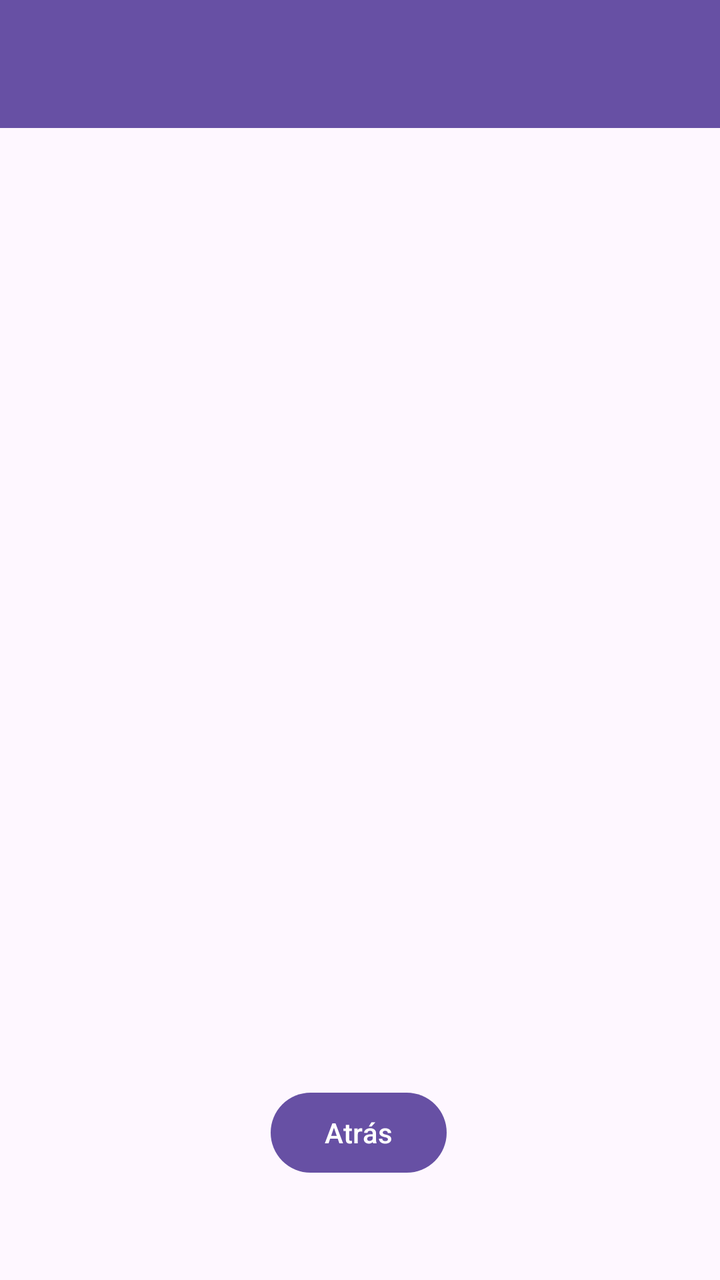
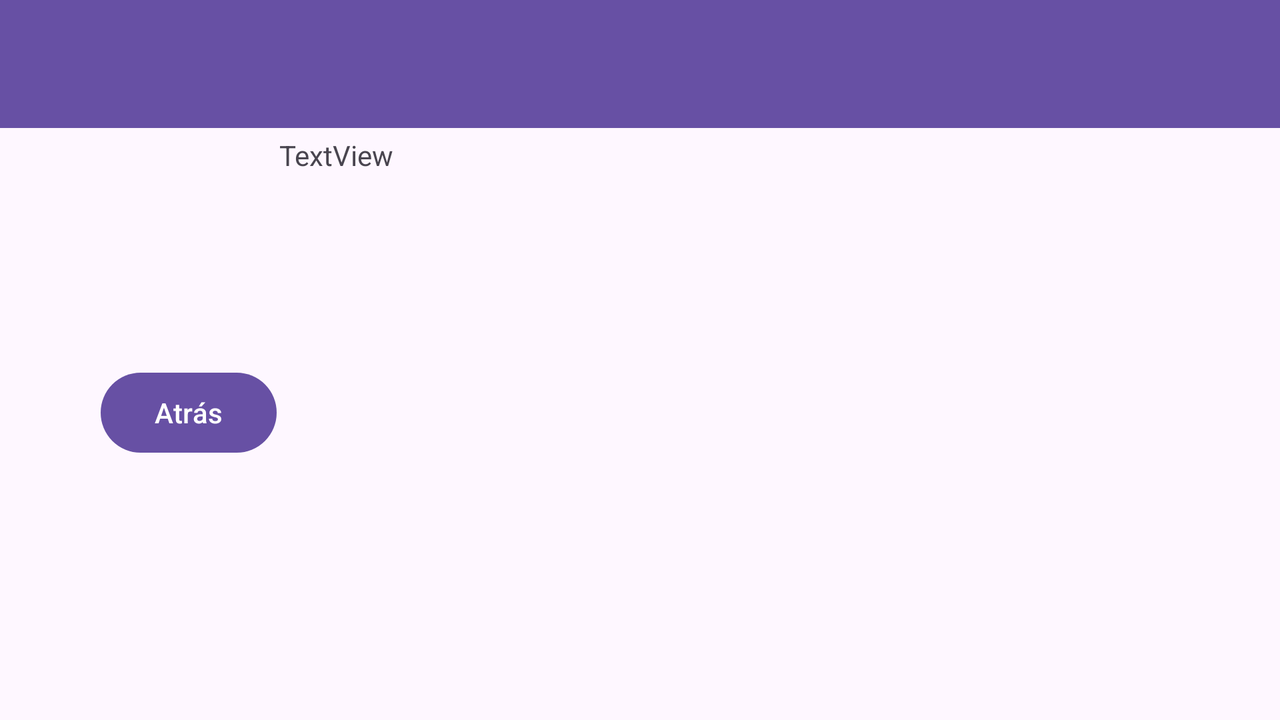

Two renders of one Android screen. The first uses the default layout on a phone; the second uses the alternative layout the repository ships for a different screen configuration, on a matching device. The two XML files are below.
<!-- AndroidManifest.xml: application theme Theme.Entrega1 -->
<!-- res/layout/activity_history.xml -->
<?xml version="1.0" encoding="utf-8"?>
<androidx.constraintlayout.widget.ConstraintLayout xmlns:android="http://schemas.android.com/apk/res/android"
    xmlns:app="http://schemas.android.com/apk/res-auto"
    xmlns:tools="http://schemas.android.com/tools"
    android:id="@+id/main"
    android:layout_width="match_parent"
    android:layout_height="match_parent"
    tools:context=".HistoryActivity">

    <TextView
        android:id="@+id/textHistory"
        android:layout_width="354dp"
        android:layout_height="518dp"
        android:text="TextView"
        app:layout_constraintBottom_toBottomOf="parent"
        app:layout_constraintEnd_toEndOf="parent"
        app:layout_constraintHorizontal_bias="0.491"
        app:layout_constraintStart_toStartOf="parent"
        app:layout_constraintTop_toTopOf="parent"
        app:layout_constraintVertical_bias="0.4" />

    <Button
        android:id="@+id/buttonAtras"
        android:layout_width="wrap_content"
        android:layout_height="wrap_content"
        android:text="@string/atras"
        app:layout_constraintBottom_toBottomOf="parent"
        app:layout_constraintEnd_toEndOf="parent"
        app:layout_constraintHorizontal_bias="0.498"
        app:layout_constraintStart_toStartOf="parent"
        app:layout_constraintTop_toTopOf="parent"
        app:layout_constraintVertical_bias="0.916" />

    <androidx.appcompat.widget.Toolbar
        android:id="@+id/toolbar2"
        android:layout_width="0dp"
        android:layout_height="wrap_content"
        android:background="?attr/colorPrimary"
        android:minHeight="?attr/actionBarSize"
        android:theme="?attr/actionBarTheme"
        app:layout_constraintBottom_toBottomOf="parent"
        app:layout_constraintEnd_toEndOf="parent"
        app:layout_constraintHorizontal_bias="0.0"
        app:layout_constraintStart_toStartOf="parent"
        app:layout_constraintTop_toTopOf="parent"
        app:layout_constraintVertical_bias="0.0" />
</androidx.constraintlayout.widget.ConstraintLayout>
<!-- resources referenced by this layout -->
<resources>
  <string name="atras">Atrás</string>
  <style name="Theme.Entrega1" parent="Base.Theme.Entrega1" />
  <style name="Base.Theme.Entrega1" parent="Theme.Material3.DayNight.NoActionBar">
          
          
      </style>
</resources>
<!-- res/layout-land/activity_history.xml (the repository's variant of the layout above) -->
<!-- drawn on the phone turned sideways -->
<?xml version="1.0" encoding="utf-8"?>
<androidx.constraintlayout.widget.ConstraintLayout xmlns:android="http://schemas.android.com/apk/res/android"
    xmlns:app="http://schemas.android.com/apk/res-auto"
    xmlns:tools="http://schemas.android.com/tools"
    android:id="@+id/main"
    android:layout_width="match_parent"
    android:layout_height="match_parent">

    <TextView
        android:id="@+id/textHistory"
        android:layout_width="484dp"
        android:layout_height="292dp"
        android:layout_marginTop="37dp"
        android:text="TextView"
        app:layout_constraintBottom_toBottomOf="parent"
        app:layout_constraintEnd_toEndOf="parent"
        app:layout_constraintHorizontal_bias="0.896"
        app:layout_constraintStart_toStartOf="parent"
        app:layout_constraintTop_toBottomOf="@+id/toolbar2"
        app:layout_constraintVertical_bias="1.0" />

    <Button
        android:id="@+id/buttonAtras"
        android:layout_width="wrap_content"
        android:layout_height="wrap_content"
        android:text="@string/atras"
        app:layout_constraintBottom_toBottomOf="parent"
        app:layout_constraintEnd_toEndOf="parent"
        app:layout_constraintHorizontal_bias="0.091"
        app:layout_constraintStart_toStartOf="parent"
        app:layout_constraintTop_toTopOf="parent"
        app:layout_constraintVertical_bias="0.584" />

    <androidx.appcompat.widget.Toolbar
        android:id="@+id/toolbar2"
        android:layout_width="0dp"
        android:layout_height="wrap_content"
        android:background="?attr/colorPrimary"
        android:minHeight="?attr/actionBarSize"
        android:theme="?attr/actionBarTheme"
        app:layout_constraintBottom_toBottomOf="parent"
        app:layout_constraintEnd_toEndOf="parent"
        app:layout_constraintHorizontal_bias="0.0"
        app:layout_constraintStart_toStartOf="parent"
        app:layout_constraintTop_toTopOf="parent"
        app:layout_constraintVertical_bias="0.0" />
</androidx.constraintlayout.widget.ConstraintLayout>
